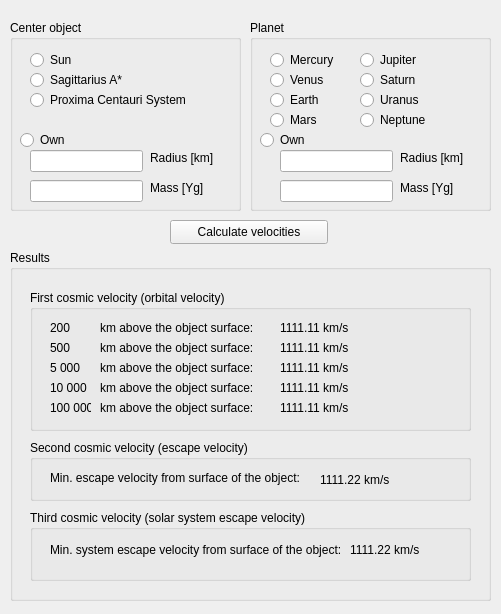
<?xml version="1.0" encoding="UTF-8"?>
<ui version="4.0">
 <class>Form</class>
 <widget class="QWidget" name="Form">
  <property name="geometry">
   <rect>
    <x>0</x>
    <y>0</y>
    <width>501</width>
    <height>614</height>
   </rect>
  </property>
  <property name="windowTitle">
   <string>Form</string>
  </property>
  <widget class="QPushButton" name="pushButton">
   <property name="geometry">
    <rect>
     <x>170</x>
     <y>220</y>
     <width>158</width>
     <height>24</height>
    </rect>
   </property>
   <property name="text">
    <string>Calculate velocities</string>
   </property>
  </widget>
  <widget class="QGroupBox" name="groupBox">
   <property name="geometry">
    <rect>
     <x>250</x>
     <y>20</y>
     <width>241</width>
     <height>191</height>
    </rect>
   </property>
   <property name="title">
    <string>Planet</string>
   </property>
   <widget class="QRadioButton" name="radioButton">
    <property name="geometry">
     <rect>
      <x>20</x>
      <y>30</y>
      <width>89</width>
      <height>20</height>
     </rect>
    </property>
    <property name="text">
     <string>Mercury</string>
    </property>
   </widget>
   <widget class="QRadioButton" name="radioButton_2">
    <property name="geometry">
     <rect>
      <x>20</x>
      <y>50</y>
      <width>89</width>
      <height>20</height>
     </rect>
    </property>
    <property name="text">
     <string>Venus</string>
    </property>
   </widget>
   <widget class="QRadioButton" name="radioButton_3">
    <property name="geometry">
     <rect>
      <x>20</x>
      <y>70</y>
      <width>89</width>
      <height>20</height>
     </rect>
    </property>
    <property name="text">
     <string>Earth</string>
    </property>
   </widget>
   <widget class="QRadioButton" name="radioButton_4">
    <property name="geometry">
     <rect>
      <x>20</x>
      <y>90</y>
      <width>89</width>
      <height>20</height>
     </rect>
    </property>
    <property name="text">
     <string>Mars</string>
    </property>
   </widget>
   <widget class="QRadioButton" name="radioButton_5">
    <property name="geometry">
     <rect>
      <x>110</x>
      <y>30</y>
      <width>89</width>
      <height>20</height>
     </rect>
    </property>
    <property name="text">
     <string>Jupiter</string>
    </property>
   </widget>
   <widget class="QRadioButton" name="radioButton_6">
    <property name="geometry">
     <rect>
      <x>110</x>
      <y>50</y>
      <width>89</width>
      <height>20</height>
     </rect>
    </property>
    <property name="text">
     <string>Saturn</string>
    </property>
   </widget>
   <widget class="QRadioButton" name="radioButton_9">
    <property name="geometry">
     <rect>
      <x>110</x>
      <y>70</y>
      <width>89</width>
      <height>20</height>
     </rect>
    </property>
    <property name="text">
     <string>Uranus</string>
    </property>
   </widget>
   <widget class="QRadioButton" name="radioButton_10">
    <property name="geometry">
     <rect>
      <x>110</x>
      <y>90</y>
      <width>89</width>
      <height>20</height>
     </rect>
    </property>
    <property name="text">
     <string>Neptune</string>
    </property>
   </widget>
   <widget class="QRadioButton" name="radioButton_11">
    <property name="geometry">
     <rect>
      <x>10</x>
      <y>110</y>
      <width>89</width>
      <height>20</height>
     </rect>
    </property>
    <property name="text">
     <string>Own</string>
    </property>
   </widget>
   <widget class="QLineEdit" name="lineEdit">
    <property name="geometry">
     <rect>
      <x>30</x>
      <y>130</y>
      <width>113</width>
      <height>22</height>
     </rect>
    </property>
   </widget>
   <widget class="QLineEdit" name="lineEdit_2">
    <property name="geometry">
     <rect>
      <x>30</x>
      <y>160</y>
      <width>113</width>
      <height>22</height>
     </rect>
    </property>
   </widget>
   <widget class="QLabel" name="label_4">
    <property name="geometry">
     <rect>
      <x>150</x>
      <y>160</y>
      <width>61</width>
      <height>16</height>
     </rect>
    </property>
    <property name="text">
     <string>Mass [Yg]</string>
    </property>
   </widget>
   <widget class="QLabel" name="label_3">
    <property name="geometry">
     <rect>
      <x>150</x>
      <y>130</y>
      <width>71</width>
      <height>16</height>
     </rect>
    </property>
    <property name="text">
     <string>Radius [km]</string>
    </property>
   </widget>
  </widget>
  <widget class="QGroupBox" name="groupBox_2">
   <property name="geometry">
    <rect>
     <x>10</x>
     <y>20</y>
     <width>231</width>
     <height>191</height>
    </rect>
   </property>
   <property name="title">
    <string>Center object</string>
   </property>
   <widget class="QRadioButton" name="radioButton_7">
    <property name="geometry">
     <rect>
      <x>20</x>
      <y>30</y>
      <width>89</width>
      <height>20</height>
     </rect>
    </property>
    <property name="text">
     <string>Sun</string>
    </property>
   </widget>
   <widget class="QRadioButton" name="radioButton_8">
    <property name="geometry">
     <rect>
      <x>10</x>
      <y>110</y>
      <width>89</width>
      <height>20</height>
     </rect>
    </property>
    <property name="text">
     <string>Own</string>
    </property>
   </widget>
   <widget class="QLineEdit" name="lineEdit_3">
    <property name="geometry">
     <rect>
      <x>20</x>
      <y>130</y>
      <width>113</width>
      <height>22</height>
     </rect>
    </property>
   </widget>
   <widget class="QLineEdit" name="lineEdit_4">
    <property name="geometry">
     <rect>
      <x>20</x>
      <y>160</y>
      <width>113</width>
      <height>22</height>
     </rect>
    </property>
   </widget>
   <widget class="QLabel" name="label">
    <property name="geometry">
     <rect>
      <x>140</x>
      <y>160</y>
      <width>61</width>
      <height>16</height>
     </rect>
    </property>
    <property name="text">
     <string>Mass [Yg]</string>
    </property>
   </widget>
   <widget class="QLabel" name="label_2">
    <property name="geometry">
     <rect>
      <x>140</x>
      <y>130</y>
      <width>71</width>
      <height>16</height>
     </rect>
    </property>
    <property name="text">
     <string>Radius [km]</string>
    </property>
   </widget>
   <widget class="QRadioButton" name="radioButton_12">
    <property name="geometry">
     <rect>
      <x>20</x>
      <y>50</y>
      <width>101</width>
      <height>20</height>
     </rect>
    </property>
    <property name="text">
     <string>Sagittarius A*</string>
    </property>
   </widget>
   <widget class="QRadioButton" name="radioButton_13">
    <property name="geometry">
     <rect>
      <x>20</x>
      <y>70</y>
      <width>171</width>
      <height>20</height>
     </rect>
    </property>
    <property name="text">
     <string>Proxima Centauri System</string>
    </property>
   </widget>
  </widget>
  <widget class="QGroupBox" name="groupBox_3">
   <property name="geometry">
    <rect>
     <x>10</x>
     <y>250</y>
     <width>481</width>
     <height>351</height>
    </rect>
   </property>
   <property name="title">
    <string>Results</string>
   </property>
   <widget class="QGroupBox" name="groupBox_4">
    <property name="geometry">
     <rect>
      <x>20</x>
      <y>40</y>
      <width>441</width>
      <height>141</height>
     </rect>
    </property>
    <property name="title">
     <string>First cosmic velocity (orbital velocity)</string>
    </property>
    <widget class="QLabel" name="label_5">
     <property name="geometry">
      <rect>
       <x>70</x>
       <y>30</y>
       <width>171</width>
       <height>16</height>
      </rect>
     </property>
     <property name="text">
      <string>km above the object surface:</string>
     </property>
    </widget>
    <widget class="QLabel" name="label_6">
     <property name="geometry">
      <rect>
       <x>70</x>
       <y>50</y>
       <width>171</width>
       <height>16</height>
      </rect>
     </property>
     <property name="text">
      <string>km above the object surface:</string>
     </property>
    </widget>
    <widget class="QLabel" name="label_500">
     <property name="geometry">
      <rect>
       <x>20</x>
       <y>50</y>
       <width>41</width>
       <height>16</height>
      </rect>
     </property>
     <property name="text">
      <string>500</string>
     </property>
    </widget>
    <widget class="QLabel" name="label_200">
     <property name="geometry">
      <rect>
       <x>20</x>
       <y>30</y>
       <width>41</width>
       <height>16</height>
      </rect>
     </property>
     <property name="text">
      <string>200</string>
     </property>
    </widget>
    <widget class="QLabel" name="label_5000">
     <property name="geometry">
      <rect>
       <x>20</x>
       <y>70</y>
       <width>41</width>
       <height>16</height>
      </rect>
     </property>
     <property name="text">
      <string>5 000</string>
     </property>
    </widget>
    <widget class="QLabel" name="label_14">
     <property name="geometry">
      <rect>
       <x>70</x>
       <y>70</y>
       <width>171</width>
       <height>16</height>
      </rect>
     </property>
     <property name="text">
      <string>km above the object surface:</string>
     </property>
    </widget>
    <widget class="QLabel" name="label_15">
     <property name="geometry">
      <rect>
       <x>70</x>
       <y>90</y>
       <width>171</width>
       <height>16</height>
      </rect>
     </property>
     <property name="text">
      <string>km above the object surface:</string>
     </property>
    </widget>
    <widget class="QLabel" name="label_10000">
     <property name="geometry">
      <rect>
       <x>20</x>
       <y>90</y>
       <width>41</width>
       <height>16</height>
      </rect>
     </property>
     <property name="text">
      <string>10 000</string>
     </property>
    </widget>
    <widget class="QLabel" name="label_17">
     <property name="geometry">
      <rect>
       <x>70</x>
       <y>110</y>
       <width>171</width>
       <height>16</height>
      </rect>
     </property>
     <property name="text">
      <string>km above the object surface:</string>
     </property>
    </widget>
    <widget class="QLabel" name="label_100000">
     <property name="geometry">
      <rect>
       <x>20</x>
       <y>110</y>
       <width>41</width>
       <height>16</height>
      </rect>
     </property>
     <property name="text">
      <string>100 000</string>
     </property>
    </widget>
    <widget class="QLabel" name="label_19">
     <property name="geometry">
      <rect>
       <x>250</x>
       <y>90</y>
       <width>131</width>
       <height>16</height>
      </rect>
     </property>
     <property name="text">
      <string>1111.11 km/s</string>
     </property>
    </widget>
    <widget class="QLabel" name="label_20">
     <property name="geometry">
      <rect>
       <x>250</x>
       <y>30</y>
       <width>131</width>
       <height>16</height>
      </rect>
     </property>
     <property name="text">
      <string>1111.11 km/s</string>
     </property>
    </widget>
    <widget class="QLabel" name="label_21">
     <property name="geometry">
      <rect>
       <x>250</x>
       <y>50</y>
       <width>131</width>
       <height>16</height>
      </rect>
     </property>
     <property name="text">
      <string>1111.11 km/s</string>
     </property>
    </widget>
    <widget class="QLabel" name="label_22">
     <property name="geometry">
      <rect>
       <x>250</x>
       <y>70</y>
       <width>131</width>
       <height>16</height>
      </rect>
     </property>
     <property name="text">
      <string>1111.11 km/s</string>
     </property>
    </widget>
    <widget class="QLabel" name="label_23">
     <property name="geometry">
      <rect>
       <x>250</x>
       <y>110</y>
       <width>131</width>
       <height>16</height>
      </rect>
     </property>
     <property name="text">
      <string>1111.11 km/s</string>
     </property>
    </widget>
   </widget>
   <widget class="QGroupBox" name="groupBox_5">
    <property name="geometry">
     <rect>
      <x>20</x>
      <y>190</y>
      <width>441</width>
      <height>61</height>
     </rect>
    </property>
    <property name="title">
     <string>Second cosmic velocity (escape velocity)</string>
    </property>
    <widget class="QLabel" name="label_8">
     <property name="geometry">
      <rect>
       <x>20</x>
       <y>30</y>
       <width>271</width>
       <height>16</height>
      </rect>
     </property>
     <property name="text">
      <string>Min. escape velocity from surface of the object:</string>
     </property>
    </widget>
    <widget class="QLabel" name="label_11">
     <property name="geometry">
      <rect>
       <x>290</x>
       <y>30</y>
       <width>121</width>
       <height>20</height>
      </rect>
     </property>
     <property name="text">
      <string>1111.22 km/s</string>
     </property>
    </widget>
   </widget>
   <widget class="QGroupBox" name="groupBox_6">
    <property name="geometry">
     <rect>
      <x>20</x>
      <y>260</y>
      <width>441</width>
      <height>71</height>
     </rect>
    </property>
    <property name="title">
     <string>Third cosmic velocity (solar system escape velocity)</string>
    </property>
    <widget class="QLabel" name="label_9">
     <property name="geometry">
      <rect>
       <x>20</x>
       <y>30</y>
       <width>311</width>
       <height>20</height>
      </rect>
     </property>
     <property name="text">
      <string>Min. system escape velocity from surface of the object:</string>
     </property>
    </widget>
    <widget class="QLabel" name="label_24">
     <property name="geometry">
      <rect>
       <x>320</x>
       <y>30</y>
       <width>111</width>
       <height>20</height>
      </rect>
     </property>
     <property name="text">
      <string>1111.22 km/s</string>
     </property>
    </widget>
   </widget>
  </widget>
 </widget>
 <resources/>
 <connections/>
</ui>
